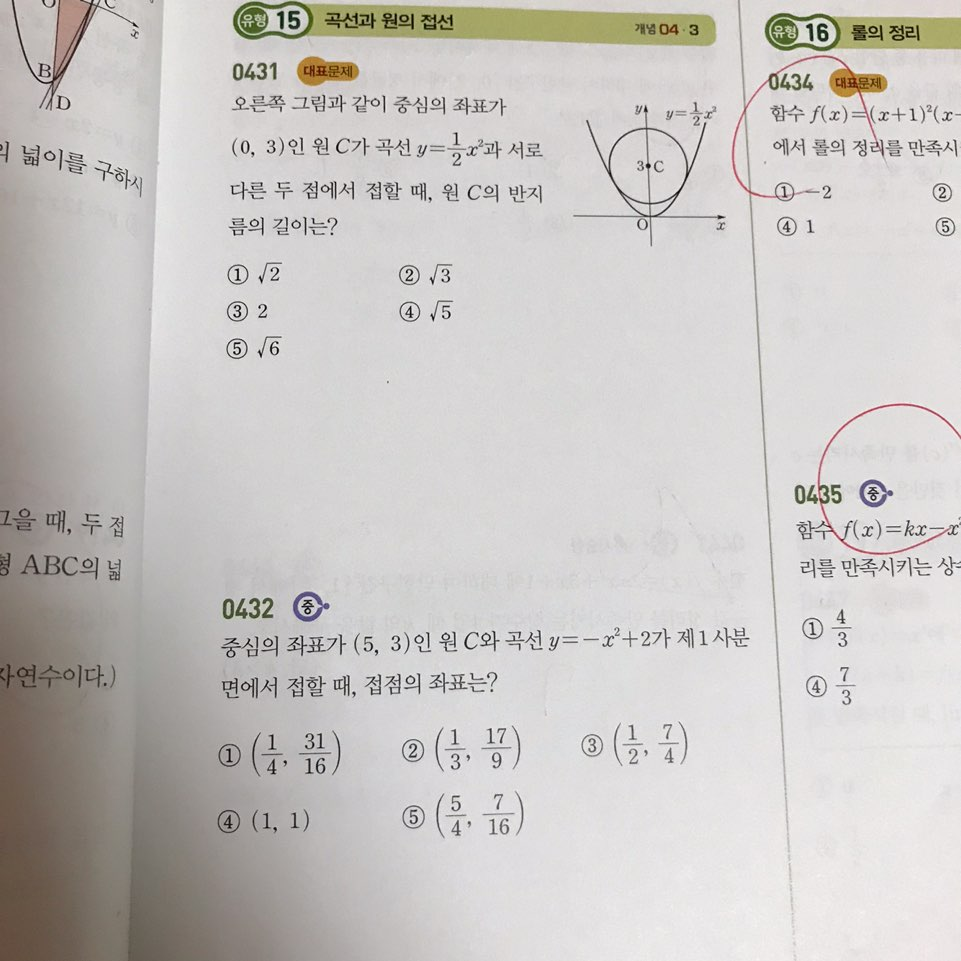
#> input picture KakaoTalk_20200703_154500794_08.jpg, 961 x 961 px; its folder holds only this picture in this run
$ python '200719 Image Cropping Trial.py'
#> lines starting #> are read from the running program, lines starting #| are printed output that depends on the picture; after the words box and inside, x2 and y2 are one past the last pixel; in counts of white or black regions, pixels touching at a corner belong together
import cv2
import numpy as np
import matplotlib as plt
import os
import io
import re
from google.cloud import vision
from google.cloud.vision import types

def image_wash(filename):
#> called with filename = 'KakaoTalk_20200703_154500794_08.jpg'
    import cv2
    import numpy as np

    img_full = filename.split('.')
    img_name = img_full[0]

    large = cv2.imread(filename)
#> large is the input picture: shape (961, 961, 3); mean B, G, R 195.6, 197.9, 201.1
    rgb = cv2.pyrDown(large)
    small = cv2.cvtColor(rgb, cv2.COLOR_BGR2GRAY)
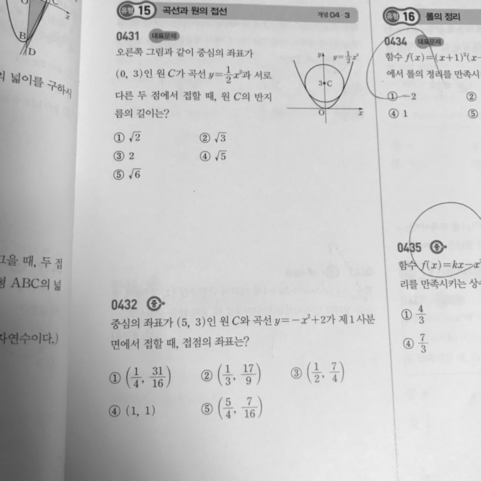
#> small: shape (481, 481); min 39, max 241, mean 198.6

    kernel = cv2.getStructuringElement(cv2.MORPH_ELLIPSE, (3, 3))
    grad = cv2.morphologyEx(small, cv2.MORPH_GRADIENT, kernel)
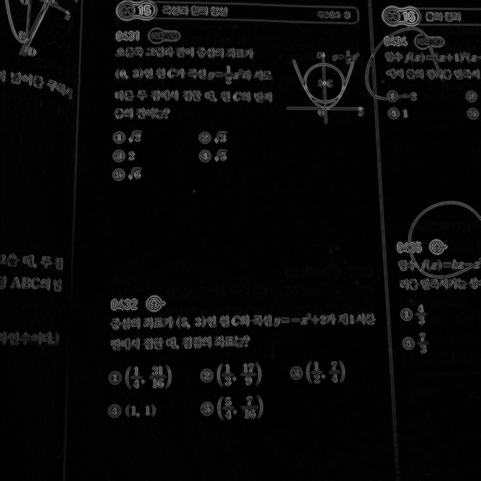
#> grad: shape (481, 481); min 0, max 163, mean 8.6
    cv2.imshow('mg',grad)
    cv2.imwrite('mg' + img_name+'.'+img_full[1],grad)
    _, bw = cv2.threshold(grad, 0.0, 255.0, cv2.THRESH_BINARY | cv2.THRESH_OTSU)
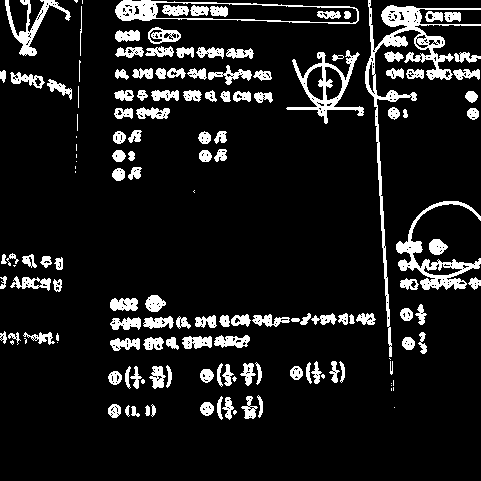
#> bw: shape (481, 481); 10.9% white; 152 white regions (26 under 20 px), largest, box (x1, y1, x2, y2) and area: (365, 0, 481, 357) 3540, (396, 201, 481, 290) 1752, (286, 50, 364, 124) 1375
    cv2.imshow('t', bw)
    cv2.imwrite('t' + img_name + '.' + img_full[1], bw)
    kernel = cv2.getStructuringElement(cv2.MORPH_RECT, (9, 1))
    connected = cv2.morphologyEx(bw, cv2.MORPH_CLOSE, kernel)
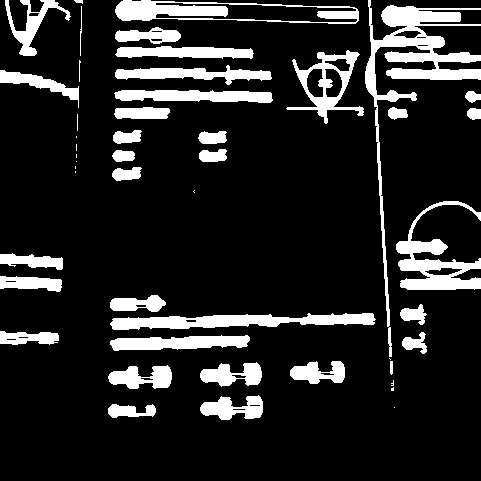
#> connected: shape (481, 481); 14.7% white; 48 white regions (12 under 20 px)
    cv2.imshow('mc', connected)
    cv2.imwrite('mc' + img_name + '.' + img_full[1], connected)
    # using RETR_EXTERNAL instead of RETR_CCOMP
    contours, hierarchy = cv2.findContours(connected.copy(), cv2.RETR_EXTERNAL, cv2.CHAIN_APPROX_NONE)
#> contours = 48 contours, 15 with area under 20; largest, box (x1, y1, x2, y2) and area: (365, 0, 481, 357) 4972, (115, 0, 359, 24) 4082, (396, 201, 481, 290) 2614, (110, 313, 376, 330) 2434, (286, 50, 364, 124) 2364
    mask = np.zeros(bw.shape, dtype=np.uint8)
    for idx in range(len(contours)):
        height, width = bw.shape
        x, y, w, h = cv2.boundingRect(contours[idx])
        mask[y:y + h, x:x + w] = 0
        # 가장자리의 글씨들은 주된 문제가 아닐 것이기 때문에 제외.
        if x+w==width or x==0 or y+h==height or y==0:
            continue
        cv2.drawContours(mask, contours, idx, (255, 255, 255), -1)
        r = float(cv2.countNonZero(mask[y:y + h, x:x + w])) / (w * h)
        if r > 0.3 and w >10 and h > 10:
            cv2.rectangle(rgb, (x, y), (x + w - 1, y + h - 1), (0, 255, 0), 2)
#> this loop made 48 passes
#> (x, y, w, h, r) on passes 1 to 12: (394, 407, 1, 1, 1), (108, 404, 48, 14, 0.661), (200, 395, 63, 25, 0.622), (391, 387, 3, 4, 0.833), (391, 380, 3, 6, 0.556), (108, 365, 64, 24, 0.643), (200, 362, 62, 25, 0.614), (390, 361, 3, 14, 0.952), (290, 361, 55, 23, 0.652), (389, 358, 2, 2, 0.5), (110, 335, 140, 16, 0.706), (402, 332, 25, 22, 0.527)
#> (x, y, w, h) on passes 13, 17, 18, 19, 33, 36: (0, 331, 59, 14), (0, 276, 62, 16), (0, 253, 63, 17), (396, 201, 85, 89), (467, 108, 14, 12), (465, 91, 16, 12)
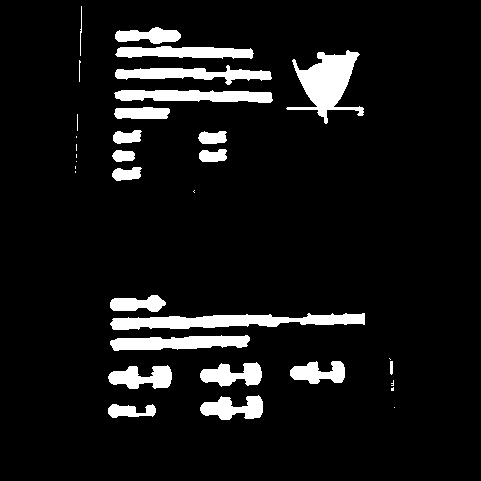
#> mask: shape (481, 481); 8.2% white; 34 white regions (12 under 20 px), largest, box (x1, y1, x2, y2) and area: (110, 313, 365, 330) 2597, (286, 50, 364, 124) 2547, (114, 90, 273, 103) 1589
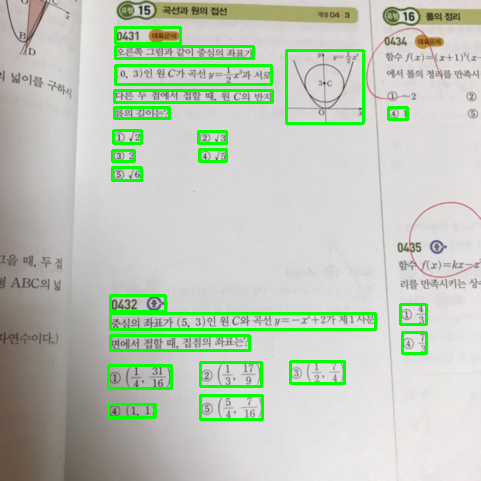
#> rgb: shape (481, 481, 3); mean B, G, R 185, 200.4, 190.4
    # show image with contours rect
    cv2.imshow('rects', rgb)
    cv2.waitKey()

path = "./"
file_list = os.listdir(path)
file_list_image = [file for file in file_list if file.endswith(".jpg")]
file_list_png = [file for file in file_list if file.endswith(".PNG")]
file_list_image += file_list_png

for image in file_list_image:
    image_wash(image)
